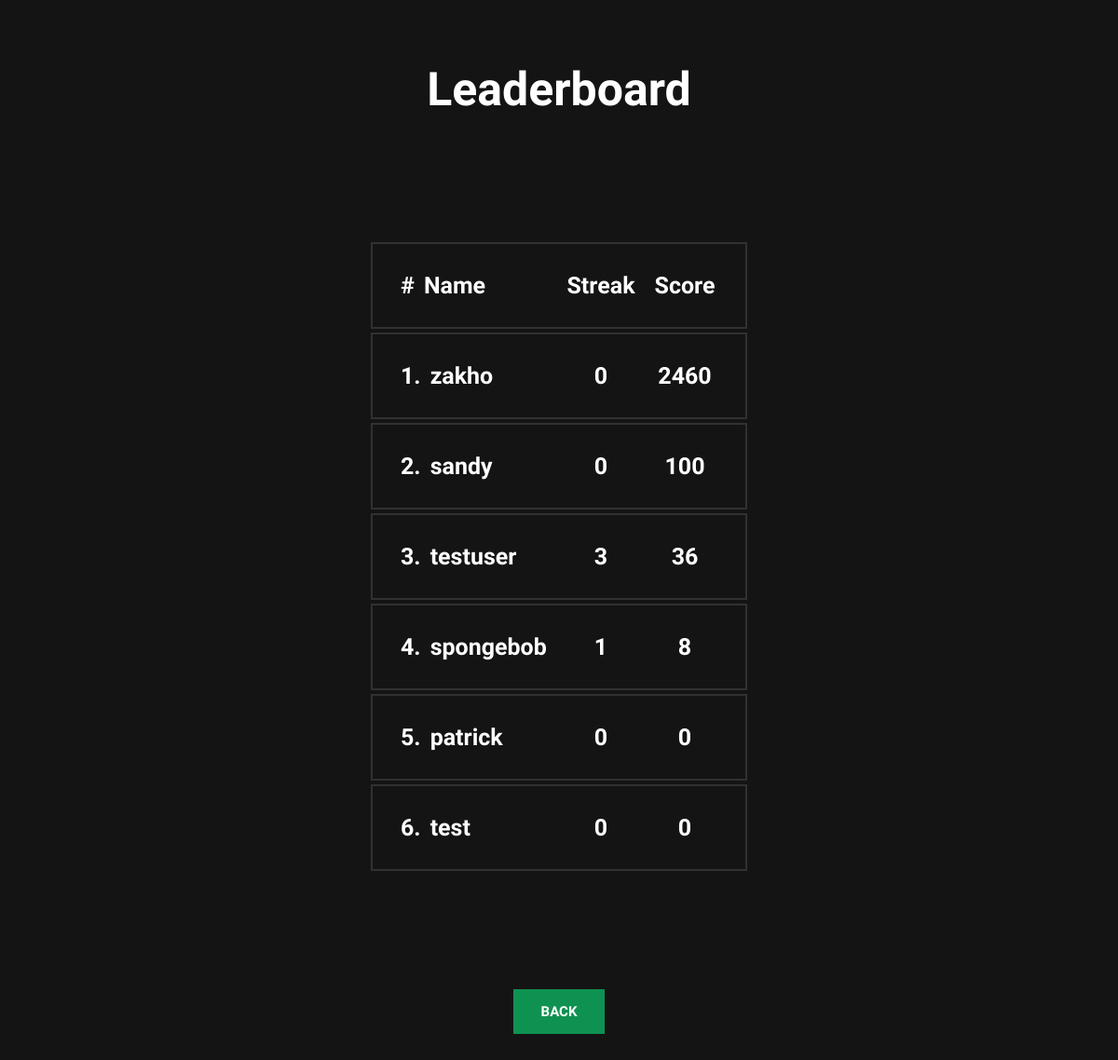
The app's page /leaderboard/, older data.
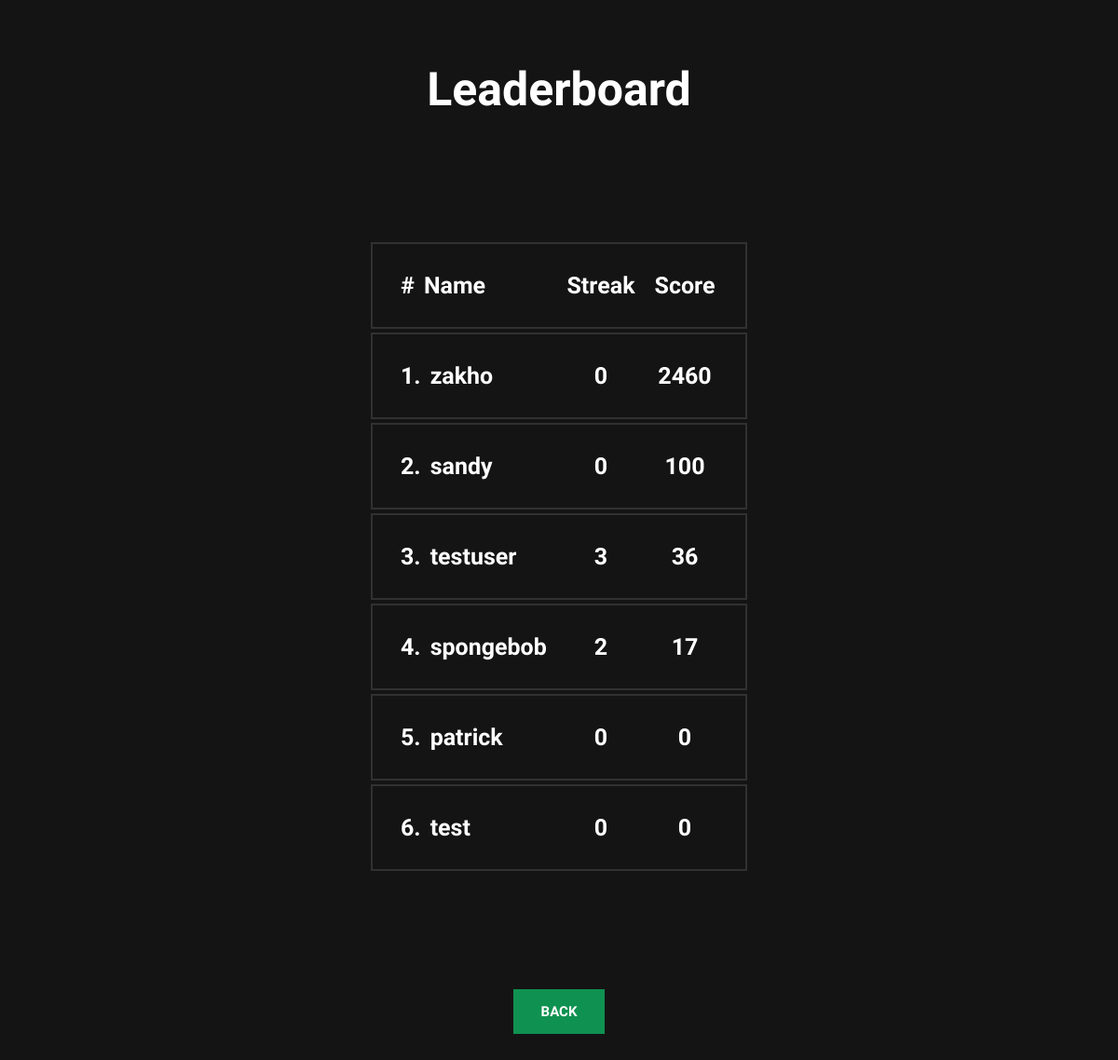
The same page, newer data.
### base/models.py (models this page shows)
class User(AbstractUser):
    guessed_letters = models.JSONField(default=list, blank=True, null=True)
    score = models.PositiveIntegerField(default=0, blank=True, null=True)
    winstreak = models.PositiveIntegerField(default=0, blank=True, null=True)
    rewarded = models.BooleanField(default=False)
    class Meta:
        ordering = ['-score']

### base/views.py (the view)
# urls.py: path('leaderboard/', views.leaderboard, name='leaderboard')
def leaderboard(request):
    users = User.objects.all()
    context = {'users': users}
    return render(request, 'base/leaderboard.html', context)

### base/templatetags/index_filters.py (called while the page is built)
@register.filter
def zerotoone(index):
    try:
        return index+1
    except (IndexError, KeyError, TypeError):
        return 0

### base/templates/base/leaderboard.html
{% extends 'main.html' %}
{% block content %}
{% load index_filters %}
<div class="leaderboard">
    <h1>Leaderboard</h1>
    <ul>
        <li>
            <div><p>#</p>Name</div>
            <span>Streak</span>
            <span>Score</span>
        </li>
        {% for user in users %}
            <li class="{% if user.id == request.user.id %}current__user{% endif %}">
                <div><p>{{forloop.counter0|zerotoone}}.</p>{{user.username}}</div>
                <span>{{user.winstreak}}</span>
                <span>{{user.score}}</span>
            </li>
        {% endfor %}
    </ul>
    <a class="action__btn" href="{% url 'home' %}">Back</a>
</div>
{% endblock content %}

### templates/main.html (shortened to what this page needs)
<!DOCTYPE html>
<html lang="en">
{% load static %}
<head>
    <link rel="stylesheet" href="{% static 'styles/main.css' %}">
</head>
    <body>
        {% block content %}
        {% endblock content %}
    </body>
</html>

### static/styles/main.css (style rules this page uses)
:root { --background-color-dark: rgb(20, 20, 20); --background-color-medium: rgb(49, 49, 49); --background-color-light: rgb(117, 117, 117); --present: rgb(207, 143, 5); --exact: rgb(15, 146, 81); -webkit-user-select: none; -ms-user-select: none; user-select: none; }
* { background-color: var(--background-color-dark); display: flex; flex-direction: column; align-items: center; justify-content: center; color: white; font-weight: 700; font-family: "League Spartan", sans-serif; transition: 0.2s; }
h1 { font-size: 50px; }
body { display: flex; justify-content: center; align-items: center; }
div { margin: 25px; }
ul { display: flex; flex-direction: row; list-style: none; margin: 0; padding: 0; }
li { padding: 20px; margin: 2px; border: 2px solid var(--background-color-medium); align-items: center; text-align: center; justify-content: center; min-width: 30px; min-height: 30px; font-size: 25px; }
.action__btn { background-color: var(--exact); padding: 15px 30px; text-decoration: none; margin: 25px; border: none; text-transform: uppercase; font-size: 15px; }
.leaderboard ul { margin: 100px 0; display: flex; flex-direction: column; min-width: 200px; width: 30vw; }
.leaderboard li { width: 100%; display: grid; grid-template-columns: 2fr 1fr 1fr; }
.leaderboard div { display: flex; flex-direction: row; justify-content: left; margin: 0; }
.leaderboard p { margin: 10px; }

Row changes from the older to the newer data that the page shows:
changed User "spongebob": winstreak "1" → "2"; score "8" → "17"
